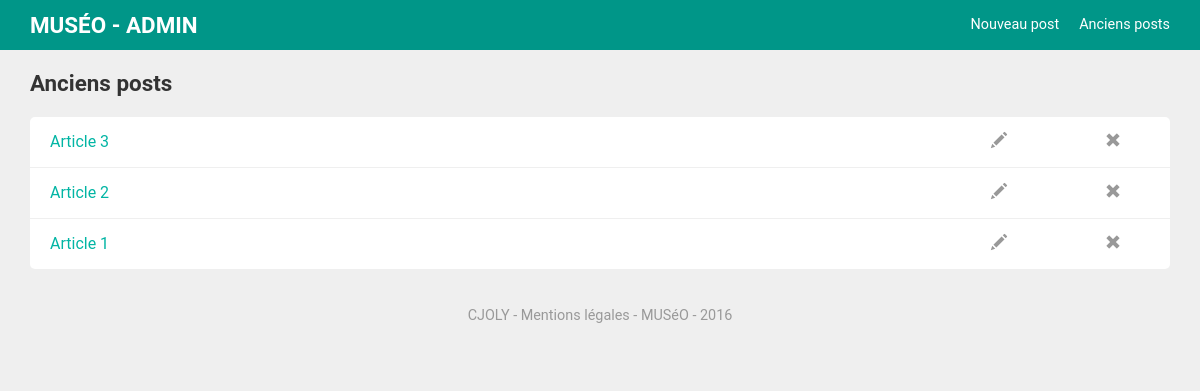
Page /admin/posts.php on the earlier database version.
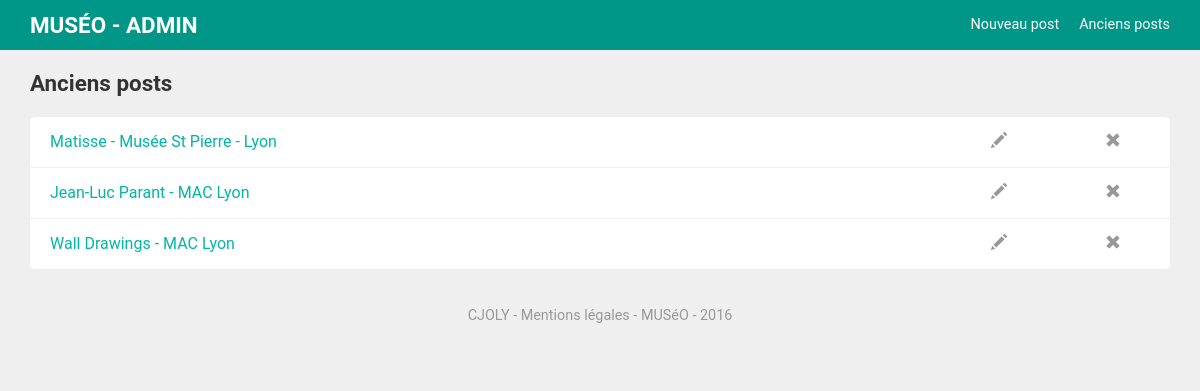
Same page on the later database version.
### tables this page shows
CREATE TABLE `articles` (
  `id` int(3) NOT NULL,
  `titre` varchar(40) NOT NULL,
  `accroche` varchar(200) NOT NULL,
  `contenu` text NOT NULL,
  `publication` datetime NOT NULL DEFAULT CURRENT_TIMESTAMP,
  `image` varchar(30) NOT NULL
);

### fonctions/admin.php (called while the page is built, shortened)
<?php
function posts() {
    global $bdd;
    $posts = $bdd->query("SELECT id, titre FROM articles ORDER BY id DESC");
    $posts = $posts->fetchAll();
    return $posts;
}

### admin/posts.php (the view, shortened to what this page needs)
<?php
require_once "../fonctions/bdd.php";
include_once "../fonctions/admin.php";
$posts = posts();
?>
<!DOCTYPE html>
<html lang="fr">
<head>
    <link rel="stylesheet" href="https://maxcdn.bootstrapcdn.com/bootstrap/3.3.5/css/bootstrap.min.css">
    <link rel="stylesheet" href="../main.css">
</head>
<body>
    <header>
        <div class="container">
            <div class="row">
                <div class="col-sm-3">
                    <a href="index.php">Muséo - admin</a>
                </div>
                <div class="col-sm-9">
                    <nav>
                        <ul>
                            <li><a href="index.php">Nouveau post</a></li>
                            <li><a href="posts.php">Anciens posts</a></li>
                        </ul>
                    </nav>
                </div>
            </div>
        </div>
    </header>
    <div class="container">
        <div class="row">
            <div class="col-xs-12">
                <h1>Anciens posts</h1>
            </div>
        </div>
        <div class="row">
            <div class="col-xs-12">
                <table>
                    <?php
                    foreach($posts as $post) :
                    ?>
                    <tr>
                        <td><?= $post["titre"] ?></td>
                        <td><a href="modifier.php?id=<?= $post["id"] ?>"  class="glyphicon glyphicon-pencil"></a></td>
                        <td><a href="supprimer.php?id=<?= $post["id"] ?>" class="glyphicon glyphicon-remove"></a></td>
                    </tr>
                    <?php
                    endforeach;
                    ?>
                </table>
            </div>
        </div>
        <?php include_once "../footer.php" ?>
    </div>
</body>
</html>

Differences in the rows shown:
changed articles: titre "Article 3" → "Matisse - Musée St Pierre - Lyon"
changed articles: titre "Article 2" → "Jean-Luc Parant - MAC Lyon"
changed articles: titre "Article 1" → "Wall Drawings - MAC Lyon"
